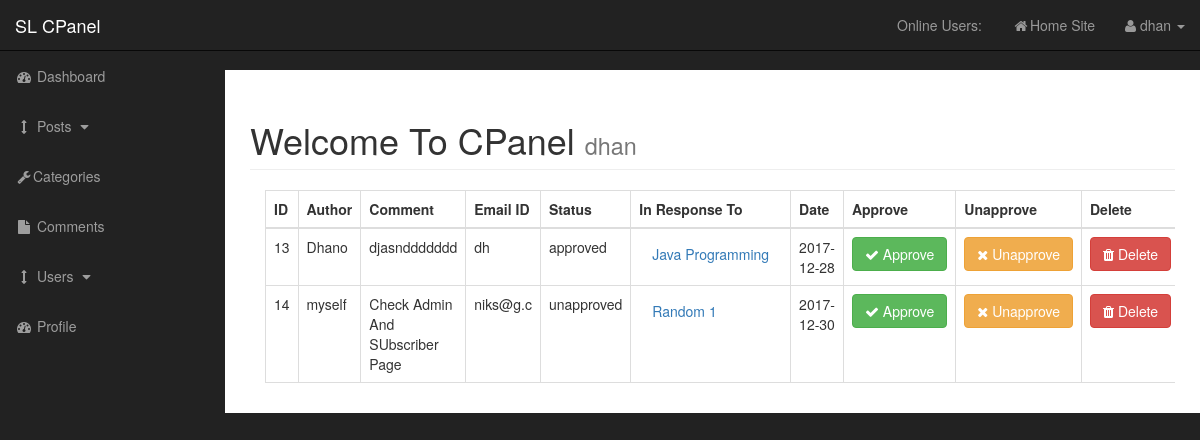
The page /admin/comments.php (signed in) on the database its author committed.
### tables this page shows
CREATE TABLE `comments` (
  `comment_id` int(11) NOT NULL,
  `comment_post_id` int(11) NOT NULL,
  `comment_author` varchar(255) NOT NULL,
  `comment_email` varchar(255) NOT NULL,
  `comment_content` text NOT NULL,
  `comment_status` varchar(255) NOT NULL,
  `comment_date` date NOT NULL
);

CREATE TABLE `posts` (
  `post_id` int(11) NOT NULL,
  `post_category_id` int(11) NOT NULL,
  `post_title` varchar(255) NOT NULL,
  `post_author` int(11) NOT NULL,
  `post_date` date NOT NULL,
  `post_image` text NOT NULL,
  `post_content` text NOT NULL,
  `post_tags` varchar(255) NOT NULL,
  `post_comment_count` int(11) NOT NULL,
  `post_status` varchar(255) NOT NULL DEFAULT 'draft'
);

### admin/includes/comments/view-all-comments.php (the view, shortened to what this page needs)
<div class="col-xs-12 table-responsive">
    <table class="table table-bordered table-hover">
        <tr>
            <th>ID</th>
            <th>Author</th>
            <th>Comment</th>
            <th>Email ID</th>
            <th>Status</th>
            <th>In Response To</th>
            <th>Date</th>
            <th>Approve</th>
            <th>Unapprove</th>
            <th>Delete</th>
        </tr>
        <tbody>
        <?php
            if($user_role == "admin")
                $query = "SELECT * FROM comments";
            else{
                $user_id = $_SESSION['user_id'];
                $query = "SELECT * FROM comments WHERE comment_post_id IN (SELECT posts.post_id FROM posts WHERE post_author = $user_id)";
            }
            $select_all_comments_query = mysqli_query($connection, $query);
            while($row = mysqli_fetch_assoc($select_all_comments_query)) {
                    $comment_id = $row['comment_id'];
                    $comment_post_id = $row['comment_post_id'];
                    $comment_author = $row['comment_author'];
                    $comment_email = $row['comment_email'];
                    $comment_status = $row['comment_status'];
                    $comment_content = $row['comment_content'];
                    $comment_date = $row['comment_date'];
                    echo "<tr>";
                    echo "<td>$comment_id</td>";
                    echo "<td>$comment_author</td>";
                    echo "<td>$comment_content</td>";
                    echo "<td>$comment_email</td>";
                    echo "<td>$comment_status</td>";
                    $query = "SELECT * FROM posts WHERE post_id = $comment_post_id";
                    $select_comment_post_query = mysqli_query($connection, $query);
                    if($row = mysqli_fetch_assoc($select_comment_post_query)) {
                        $comment_post_title = $row['post_title'];
                    }
                    echo "<td><a href = '../post.php?p_id=$comment_post_id' class='btn btn-link'>$comment_post_title</a></td>";
                    echo "<td>$comment_date</td>";
                    echo "<td><a href='comments.php?approve=$comment_id' class='btn btn-success'><span class='fa fa-check'></span> Approve</a></td>";
                    echo "<td><a href='comments.php?unapprove=$comment_id' class='btn btn-warning'><span class='fa fa-times'></span> Unapprove</a></td>";
                    echo "<td><a href='comments.php?delete=$comment_id' class='btn btn-danger'><span class='fa fa-trash'></span> Delete</a></td>";
                    echo "</tr>";
            }
        ?>
        </tbody>
    </table>
</div>

### admin/css/sb-admin.css (style rules this page uses)
body { margin-top: 100px; background-color: #222; }
@media (min-width:768px) { body { margin-top: 50px; } }

### rows shown on the page
comments: comment_id "13", comment_author "Dhano", comment_content "djasnddddddd", comment_email "dh", comment_status "approved", posts.post_title "Java Programming", comment_date "2017-12-28"
comments: comment_id "14", comment_author "myself", comment_content "Check Admin And SUbscriber Page", comment_email "niks@g.c", comment_status "unapproved", posts.post_title "Random 1", comment_date "2017-12-30"

### other values the page prints
$username "dhan"
